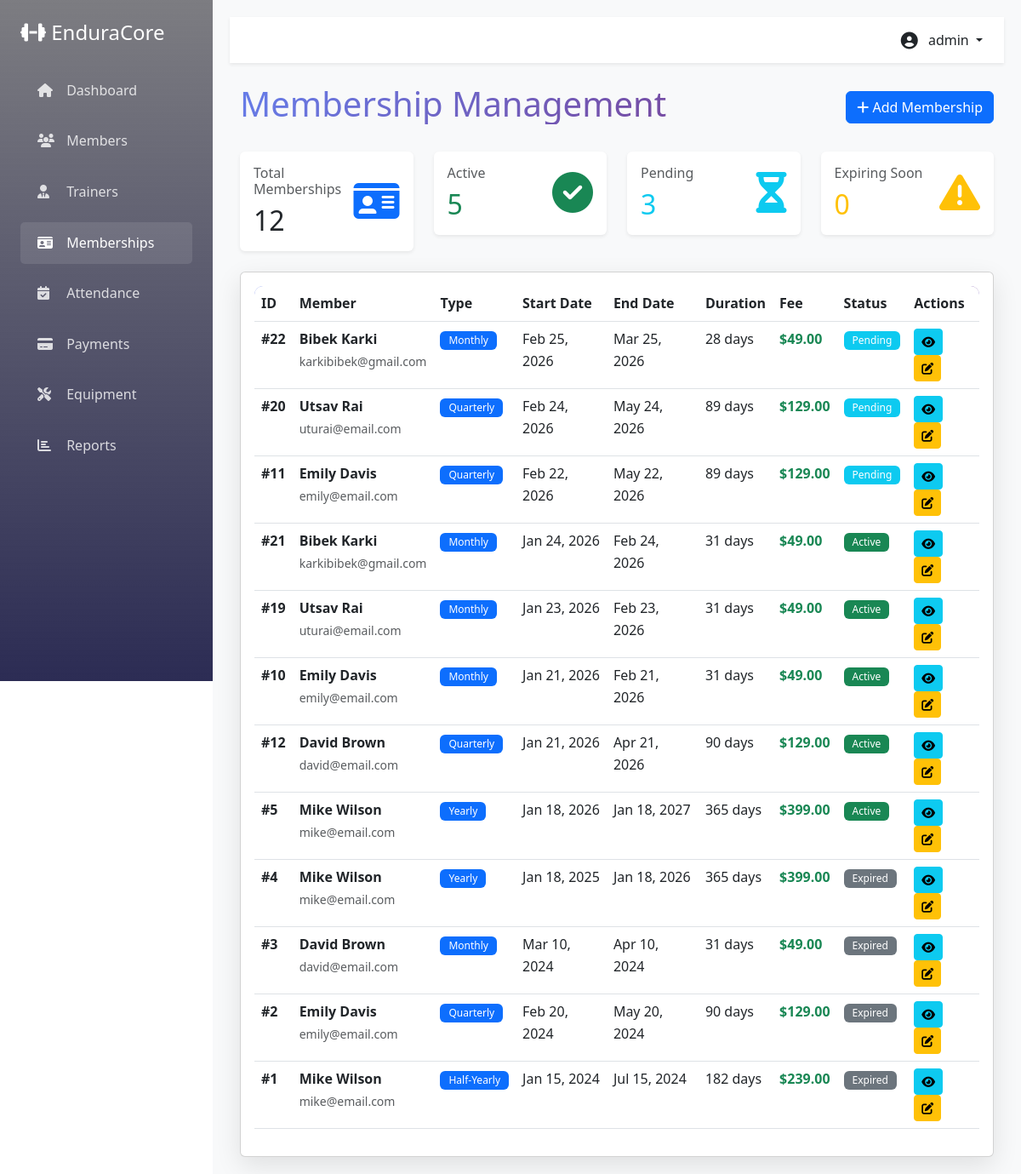
/admin/memberships.php (signed in), run on the app's committed database.
### tables this page shows
CREATE TABLE `membership` (
  `membership_id` int(11) NOT NULL,
  `member_id` int(11) DEFAULT NULL,
  `membership_type` enum('Monthly','Quarterly','Half-Yearly','Yearly') DEFAULT NULL,
  `start_date` date DEFAULT NULL,
  `end_date` date DEFAULT NULL,
  `fee` decimal(10,2) DEFAULT NULL,
  `status` enum('Active','Pending','Expired','Cancelled') NOT NULL
);

CREATE TABLE `member` (
  `member_id` int(11) NOT NULL,
  `account_id` int(11) DEFAULT NULL,
  `member_name` varchar(100) NOT NULL,
  `age` int(11) DEFAULT NULL,
  `gender` enum('Male','Female','Other') DEFAULT NULL,
  `phone` varchar(20) DEFAULT NULL,
  `email` varchar(100) DEFAULT NULL,
  `join_date` date DEFAULT NULL
);

### admin/memberships.php (the view, shortened to what this page needs)
<?php
require_once '../config/db_config.php';
$memberships_query = "SELECT mem.*, m.member_name, m.email, m.phone
                      FROM MEMBERSHIP mem
                      JOIN MEMBER m ON mem.member_id = m.member_id
                      ORDER BY mem.start_date DESC";
$memberships = $conn->query($memberships_query);
$total_memberships = $conn->query("SELECT COUNT(*) as count FROM MEMBERSHIP")->fetch_assoc()['count'];
$active_memberships = $conn->query("SELECT COUNT(*) as count FROM MEMBERSHIP WHERE status = 'Active'")->fetch_assoc()['count'];
$pending_memberships = $conn->query("SELECT COUNT(*) as count FROM MEMBERSHIP WHERE status = 'Pending'")->fetch_assoc()['count'];
$expiring_soon = $conn->query("SELECT COUNT(*) as count FROM MEMBERSHIP WHERE status = 'Active' AND end_date BETWEEN CURDATE() AND DATE_ADD(CURDATE(), INTERVAL 7 DAY)")->fetch_assoc()['count'];
?>
<!DOCTYPE html>
<html lang="en">
<head>
    <link href="https://cdn.jsdelivr.net/npm/bootstrap@5.3.0/dist/css/bootstrap.min.css" rel="stylesheet">
    <link rel="stylesheet" href="https://cdnjs.cloudflare.com/ajax/libs/font-awesome/6.4.0/css/all.min.css">
    <link rel="stylesheet" href="../css/style.css">
</head>
<body>
    <div class="d-flex">
        <?php include '../partials/sidebar.php'; ?>
        <div class="main-content flex-grow-1">
            <?php include '../partials/header.php'; ?>
            <div class="container-fluid">
                <div class="d-flex justify-content-between align-items-center mb-4">
                    <h1 class="text-gradient">Membership Management</h1>
                    <button class="btn btn-primary" data-bs-toggle="modal" data-bs-target="#addMembershipModal">
                        <i class="fas fa-plus"></i> Add Membership
                    </button>
                </div>
                <div class="row mb-4">
                    <div class="col-md-3">
                        <div class="card stat-card border-0 shadow-sm">
                            <div class="card-body">
                                <div class="d-flex justify-content-between align-items-center">
                                    <div>
                                        <h6 class="text-muted mb-2">Total Memberships</h6>
                                        <h2 class="mb-0"><?php echo $total_memberships; ?></h2>
                                    </div>
                                    <div class="text-primary">
                                        <i class="fas fa-id-card fa-3x"></i>
                                    </div>
                                </div>
                            </div>
                        </div>
                    </div>
                    <div class="col-md-3">
                        <div class="card stat-card border-0 shadow-sm">
                            <div class="card-body">
                                <div class="d-flex justify-content-between align-items-center">
                                    <div>
                                        <h6 class="text-muted mb-2">Active</h6>
                                        <h2 class="mb-0 text-success"><?php echo $active_memberships; ?></h2>
                                    </div>
                                    <div class="text-success">
                                        <i class="fas fa-check-circle fa-3x"></i>
                                    </div>
                                </div>
                            </div>
                        </div>
                    </div>
                    <div class="col-md-3">
                        <div class="card stat-card border-0 shadow-sm">
                            <div class="card-body">
                                <div class="d-flex justify-content-between align-items-center">
                                    <div>
                                        <h6 class="text-muted mb-2">Pending</h6>
                                        <h2 class="mb-0 text-info"><?php echo $pending_memberships; ?></h2>
                                    </div>
                                    <div class="text-info">
                                        <i class="fas fa-hourglass-half fa-3x"></i>
                                    </div>
                                </div>
                            </div>
                        </div>
                    </div>
                    <div class="col-md-3">
                        <div class="card stat-card border-0 shadow-sm">
                            <div class="card-body">
                                <div class="d-flex justify-content-between align-items-center">
                                    <div>
                                        <h6 class="text-muted mb-2">Expiring Soon</h6>
                                        <h2 class="mb-0 text-warning"><?php echo $expiring_soon; ?></h2>
                                    </div>
                                    <div class="text-warning">
                                        <i class="fas fa-exclamation-triangle fa-3x"></i>
                                    </div>
                                </div>
                            </div>
                        </div>
                    </div>
                </div>
                <div class="card shadow-custom">
                    <div class="card-body">
                        <div class="table-responsive">
                            <table class="table table-hover">
                                <thead>
                                    <tr>
                                        <th>ID</th>
                                        <th>Member</th>
                                        <th>Type</th>
                                        <th>Start Date</th>
                                        <th>End Date</th>
                                        <th>Duration</th>
                                        <th>Fee</th>
                                        <th>Status</th>
                                        <th>Actions</th>
                                    </tr>
                                </thead>
                                <tbody>
                                    <?php while ($membership = $memberships->fetch_assoc()):
                                        $status_badge = match($membership['status']) {
                                            'Active' => 'bg-success',
                                            'Pending' => 'bg-info',
                                            'Expired' => 'bg-secondary',
                                            'Cancelled' => 'bg-danger',
                                            default => 'bg-secondary'
                                        };
                                    ?>
                                        <tr>
                                            <td><strong>#<?php echo $membership['membership_id']; ?></strong></td>
                                            <td>
                                                <strong><?php echo htmlspecialchars($membership['member_name']); ?></strong><br>
                                                <small class="text-muted"><?php echo htmlspecialchars($membership['email']); ?></small>
                                            </td>
                                            <td>
                                                <span class="badge bg-primary"><?php echo $membership['membership_type']; ?></span>
                                            </td>
                                            <td><?php echo date('M d, Y', strtotime($membership['start_date'])); ?></td>
                                            <td>
                                                <?php echo date('M d, Y', strtotime($membership['end_date'])); ?>
                                            </td>
                                            <td>
                                                <?php
                                                $duration_days = ceil((strtotime($membership['end_date']) - strtotime($membership['start_date'])) / 86400);
                                                echo $duration_days . ' days';
                                                ?>
                                            </td>
                                            <td><strong class="text-success">$<?php echo number_format($membership['fee'], 2); ?></strong></td>
                                            <td>
                                                <span class="badge <?php echo $status_badge; ?>">
                                                    <?php echo $membership['status']; ?>
                                                </span>
                                            </td>
                                            <td>
                                                <button class="btn btn-sm btn-info" data-bs-toggle="modal" data-bs-target="#viewModal<?php echo $membership['membership_id']; ?>">
                                                    <i class="fas fa-eye"></i>
                                                </button>
                                                <button class="btn btn-sm btn-warning" data-bs-toggle="modal" data-bs-target="#statusModal<?php echo $membership['membership_id']; ?>">
                                                    <i class="fas fa-edit"></i>
                                                </button>
                                            </td>
                                        </tr>
                                    <?php endwhile; ?>
                                </tbody>
                            </table>
                        </div>
                    </div>
                </div>
            </div>
        </div>
    </div>
</body>
</html>

### css/style.css (style rules this page uses)
:root { --primary-color: #667eea; --secondary-color: #764ba2; --success-color: #28a745; --danger-color: #dc3545; --warning-color: #ffc107; --info-color: #1722b8; --dark-color: #0c0c1589; --light-color: #f8f9fa; }
* { margin: 0; padding: 0; box-sizing: border-box; }
body { font-family: 'Segoe UI', Tahoma, Geneva, Verdana, sans-serif; line-height: 1.6; color: #333; }
.card { transition: transform 0.3s ease, box-shadow 0.3s ease; }
.main-content { margin-left: 250px; padding: 20px; background: #f8f9fa; min-height: 100vh; }
.stat-card { border-left: 4px solid var(--primary-color); transition: all 0.3s ease; }
.table-responsive { border-radius: 10px; overflow: hidden; }
.table thead { background: linear-gradient(135deg, var(--primary-color), var(--secondary-color)); color: white; }
.badge { padding: 5px 10px; font-weight: 500; }
.text-gradient { background: linear-gradient(135deg, var(--primary-color), var(--secondary-color)); -webkit-background-clip: text; background-clip: text; -webkit-text-fill-color: transparent; }
.shadow-custom { box-shadow: 0 10px 30px rgba(0, 0, 0, 0.1); }

### data on the page
membership: membership_id "22", member.member_name "Bibek Karki", member.email "karkibibek@gmail.com", membership_type "Monthly", start_date "Feb 25, 2026", end_date "Mar 25, 2026", duration_days "28", fee "49.00", status "Pending"
membership: membership_id "20", member.member_name "Utsav Rai", member.email "uturai@email.com", membership_type "Quarterly", start_date "Feb 24, 2026", end_date "May 24, 2026", duration_days "89", fee "129.00", status "Pending"
membership: membership_id "11", member.member_name "Emily Davis", member.email "emily@email.com", membership_type "Quarterly", start_date "Feb 22, 2026", end_date "May 22, 2026", duration_days "89", fee "129.00", status "Pending"
membership: membership_id "21", member.member_name "Bibek Karki", member.email "karkibibek@gmail.com", membership_type "Monthly", start_date "Jan 24, 2026", end_date "Feb 24, 2026", duration_days "31", fee "49.00", status "Active"
membership: membership_id "19", member.member_name "Utsav Rai", member.email "uturai@email.com", membership_type "Monthly", start_date "Jan 23, 2026", end_date "Feb 23, 2026", duration_days "31", fee "49.00", status "Active"
membership: membership_id "10", member.member_name "Emily Davis", member.email "emily@email.com", membership_type "Monthly", start_date "Jan 21, 2026", end_date "Feb 21, 2026", duration_days "31", fee "49.00", status "Active"
membership: membership_id "12", member.member_name "David Brown", member.email "david@email.com", membership_type "Quarterly", start_date "Jan 21, 2026", end_date "Apr 21, 2026", duration_days "90", fee "129.00", status "Active"
membership: membership_id "5", member.member_name "Mike Wilson", member.email "mike@email.com", membership_type "Yearly", start_date "Jan 18, 2026", end_date "Jan 18, 2027", duration_days "365", fee "399.00", status "Active"
membership: membership_id "4", member.member_name "Mike Wilson", member.email "mike@email.com", membership_type "Yearly", start_date "Jan 18, 2025", end_date "Jan 18, 2026", duration_days "365", fee "399.00", status "Expired"
membership: membership_id "3", member.member_name "David Brown", member.email "david@email.com", membership_type "Monthly", start_date "Mar 10, 2024", end_date "Apr 10, 2024", duration_days "31", fee "49.00", status "Expired"
membership: membership_id "2", member.member_name "Emily Davis", member.email "emily@email.com", membership_type "Quarterly", start_date "Feb 20, 2024", end_date "May 20, 2024", duration_days "90", fee "129.00", status "Expired"
membership: membership_id "1", member.member_name "Mike Wilson", member.email "mike@email.com", membership_type "Half-Yearly", start_date "Jan 15, 2024", end_date "Jul 15, 2024", duration_days "182", fee "239.00", status "Expired"

### other printed values
$_SESSION['username'] "admin"
$total_memberships "12"
$active_memberships "5"
$pending_memberships "3"
$expiring_soon "0"
